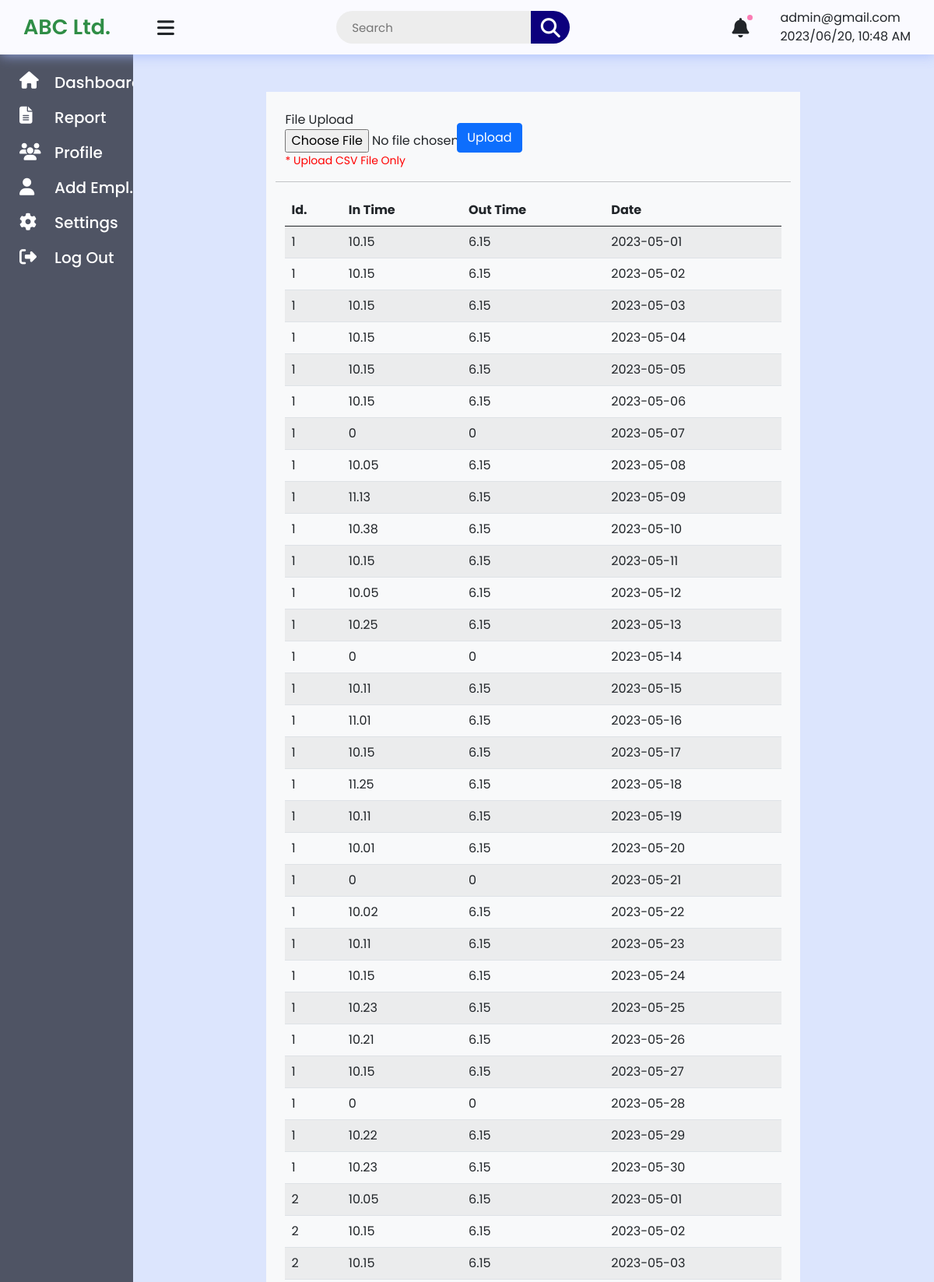
The page /dashboard.php (signed in, upper part) on the database its author committed.
### tables this page shows
CREATE TABLE `attendance` (
  `id` int(11) NOT NULL,
  `todays_date` date NOT NULL,
  `time_in` float NOT NULL,
  `time_out` float NOT NULL
);

### dashboard.php (the view, shortened to what this page needs)
<?php include "header.php" ?>
    <div class="container">
        <div class="row mt-md-5">
            <div class="col-md-8 col-sm-12 m-auto bg-light p-4 ">
            <div class="row">
            <div class="col-8 col-sm-4">
            <form enctype="multipart/form-data" method="post" role="form">
                    <label for="InputFile">File Upload</label> <br>
                    <input type="file" name="file" id="file" size="150">
                    <p class="help-block">*  Upload CSV File Only</p>
                </div>
                <div class="col-4 col-sm-8">
                <button type="submit" class="btn btn btn-primary mt-3" name="submit" value="submit">Upload</button>
                </div>
            <hr>
            </div>
            <table class="table  table-striped " id="emp-data">
                <thead >
                    <tr >
                        <th>Id.</th>
                        <th>In Time</th>
                        <th>Out Time</th>
                        <th>Date</th>
                        </tr>
                </thead>
<?php
    include "dbconfig.php";
    $query="SELECT * FROM attendance";
    $row = mysqli_query($conn,$query);
    while($data = mysqli_fetch_array($row)){
        ?>
                    <tr>
                        <td><?=$data['id']?></td>
                        <td><?=$data['time_in']?></td>
                        <td><?=$data['time_out']?></td>
                        <td><?=$data['todays_date']?></td>
                    </tr>
        <?php
    }
    ?>
            </table>
            </div>
        </div>
    </div>
<?php include 'footer.php' ?>

### header.php (shortened to what this page needs)
<!DOCTYPE html>
<html lang="en">
<head>
    <link rel="stylesheet" href="css/bootstrap.css">
  <link rel="stylesheet" href="css/emp_details.css">
    <link rel="stylesheet" href="style.css">
    <link rel="stylesheet" href="https://cdnjs.cloudflare.com/ajax/libs/font-awesome/6.4.0/css/all.min.css" />
</head>
<body>
    <header>
        <div class="logosec">
            <div class="logo">ABC Ltd.</div>
            <i class="fa-solid fa-bars menuicn"></i>
        </div>
        <div class="searchbar">
            <input type="text" placeholder="Search">
            <div class="searchbtn">
                <i class="fa-solid fa-magnifying-glass srch_icn"></i>
            </div>
        </div>
        <div class="message">
            <div class="circle"></div>
           <i class="fa-solid fa-bell icon_notic"></i>
            <?php echo $_SESSION['email']?> <br>
            <?php date_default_timezone_set("Asia/kolkata"); echo date("Y/m/d, h:i A"); ?>
        </div>
    </header>
    <div class="main-container">
        <div class="navcontainer">
            <nav class="nav">
                <div class="nav-upper-options">
                    <div class="nav-option ">
                        <a href="dashboard.php"><i class="fa-solid fa-house icon"></i></a>
                        <h3><a href="dashboard.php">Dashboard</a></h3>
                    </div>
                    <div class="nav-option">
                    <a href="report.php"><i class="fa fa-file-text icon" aria-hidden="true"></a></i>
                        <h3><a href="report.php">Report</a></h3>
                    </div>
                    <div class="nav-option">
                        <i class="fa-solid fa-users icon"></i>
                        <h3>Profile</h3>
                    </div>
                    <div class="nav-option">
                        <i class="fa-solid fa-user icon"></i>
                        <h3><a href="epm_detail.php">Add Empl.</a></h3>
                    </div>
                    <div class="nav-option">
                        <i class="fa-solid fa-gear icon"></i>
                        <h3>Settings</h3>
                    </div>
                    <div class="nav-option">
                        <i class="fa-solid fa-right-from-bracket icon"></i>
                        <h3> <a href="user/logout.php">Log Out</a> </h3>
                    </div>
                </div>
            </nav>
        </div>

### footer.php (shortened to what this page needs)
</body>
</html>

### style.css (style rules this page uses)
* { margin: 0; padding: 0; box-sizing: border-box; font-family: "Poppins", sans-serif; }
:root { --background-color1: #fafaff; --background-color2: #ffffff; --background-color3: #ededed; --background-color4: #cad7fda4; --background-color5: #020611a4; --primary-color: #4b49ac; --secondary-color: #0c007d; --Border-color: #3f0097; --one-use-color: #3f0097; --two-use-color: #5500cb; }
body { background-color: var(--background-color4); max-width: 100%; overflow-x: hidden; }
header { height: 70px; width: 100vw; padding: 0 30px; background-color: var(--background-color1); position: fixed; z-index: 100; box-shadow: 1px 1px 15px rgba(161, 182, 253, 0.825); display: flex; justify-content: space-between; align-items: center; }
.logo { font-size: 27px; font-weight: 600; color: rgb(47, 141, 70); }
.srch_icn,.icon_user { color: #fff; font-size: 25px; }
.icon { color: #fff; font-size: 22px; width: 50px; padding-left: 5px; }
.icon_notic,.menuicn { font-size: 25px; }
.menuicn { cursor: pointer; }
.searchbar, .message, .logosec { display: flex; align-items: center; justify-content: center; }
.logosec { gap: 60px; }
.searchbar input { width: 250px; height: 42px; border-radius: 50px 0 0 50px; background-color: var(--background-color3); padding: 0 20px; font-size: 15px; outline: none; border: none; }
.searchbtn { width: 50px; height: 42px; display: flex; align-items: center; justify-content: center; border-radius: 0px 50px 50px 0px; background-color: var(--secondary-color); cursor: pointer; }
.message { gap: 40px; position: relative; cursor: pointer; }
.circle { height: 7px; width: 7px; position: absolute; background-color: #fa7bb4; border-radius: 50%; left: 19px; top: 8px; }
.main-container { display: flex; width: auto; position: relative; top: 70px; z-index: 1; }
.nav { height: 100%; width: 200px; background-color: var(--background-color5); position: absolute; top: 0px; left: 00; box-shadow: 1px 1px 10px rgba(198, 189, 248, 0.825); display: flex; flex-direction: column; justify-content: space-between; overflow: hidden; padding: 20px 40px 20px 10px; color: white; }
.navcontainer { min-height: 91vh; width: 200px; position: relative; overflow-y: scroll; overflow-x: hidden; transition: all 0.5s ease-in-out; }
.nav-option { width: 250px; height: 30px; display: flex; align-items: center; padding: 0 10px 0 10px; gap: 0px; transition: all 0.1s ease-in-out; cursor: pointer; }
.nav-option h3 { font-size: 20px; padding-top: 10px; }
.nav .nav-upper-options .nav-option a { text-decoration: none; color: #fff; }
.nav-upper-options { display: flex; flex-direction: column; gap: 15px; }

### dashboard.php (style rules this page uses)
.help-block { font-size:14px; color:red }

### rows shown on the page
attendance: id "1", time_in "10.15", time_out "6.15", todays_date "2023-05-01"
attendance: id "1", time_in "10.15", time_out "6.15", todays_date "2023-05-02"
attendance: id "1", time_in "10.15", time_out "6.15", todays_date "2023-05-03"
attendance: id "1", time_in "10.15", time_out "6.15", todays_date "2023-05-04"
attendance: id "1", time_in "10.15", time_out "6.15", todays_date "2023-05-05"
attendance: id "1", time_in "10.15", time_out "6.15", todays_date "2023-05-06"
attendance: id "1", time_in "0", time_out "0", todays_date "2023-05-07"
attendance: id "1", time_in "10.05", time_out "6.15", todays_date "2023-05-08"
attendance: id "1", time_in "11.13", time_out "6.15", todays_date "2023-05-09"
attendance: id "1", time_in "10.38", time_out "6.15", todays_date "2023-05-10"
attendance: id "1", time_in "10.15", time_out "6.15", todays_date "2023-05-11"
attendance: id "1", time_in "10.05", time_out "6.15", todays_date "2023-05-12"
attendance: id "1", time_in "10.25", time_out "6.15", todays_date "2023-05-13"
attendance: id "1", time_in "0", time_out "0", todays_date "2023-05-14"
attendance: id "1", time_in "10.11", time_out "6.15", todays_date "2023-05-15"
attendance: id "1", time_in "11.01", time_out "6.15", todays_date "2023-05-16"
attendance: id "1", time_in "10.15", time_out "6.15", todays_date "2023-05-17"
attendance: id "1", time_in "11.25", time_out "6.15", todays_date "2023-05-18"
attendance: id "1", time_in "10.11", time_out "6.15", todays_date "2023-05-19"
attendance: id "1", time_in "10.01", time_out "6.15", todays_date "2023-05-20"
attendance: id "1", time_in "0", time_out "0", todays_date "2023-05-21"
attendance: id "1", time_in "10.02", time_out "6.15", todays_date "2023-05-22"
attendance: id "1", time_in "10.11", time_out "6.15", todays_date "2023-05-23"
attendance: id "1", time_in "10.15", time_out "6.15", todays_date "2023-05-24"
attendance: id "1", time_in "10.23", time_out "6.15", todays_date "2023-05-25"
attendance: id "1", time_in "10.21", time_out "6.15", todays_date "2023-05-26"
attendance: id "1", time_in "10.15", time_out "6.15", todays_date "2023-05-27"
attendance: id "1", time_in "0", time_out "0", todays_date "2023-05-28"
attendance: id "1", time_in "10.22", time_out "6.15", todays_date "2023-05-29"
attendance: id "1", time_in "10.23", time_out "6.15", todays_date "2023-05-30"
attendance: id "2", time_in "10.05", time_out "6.15", todays_date "2023-05-01"
attendance: id "2", time_in "10.15", time_out "6.15", todays_date "2023-05-02"
attendance: id "2", time_in "10.15", time_out "6.15", todays_date "2023-05-03"

### other values the page prints
$_SESSION['email'] "admin@gmail.com"
